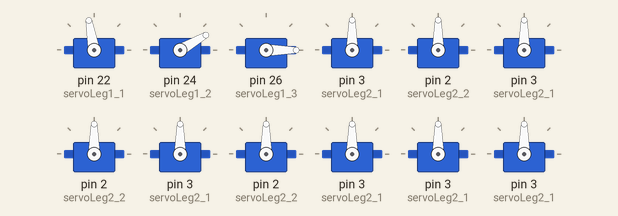
The sketch below on a simulated Arduino Mega 2560, built with avr-gcc and run on an emulated ATmega2560. On the bench: 12 × servo.

Above: at 0.3 s.
At 5.0 s:
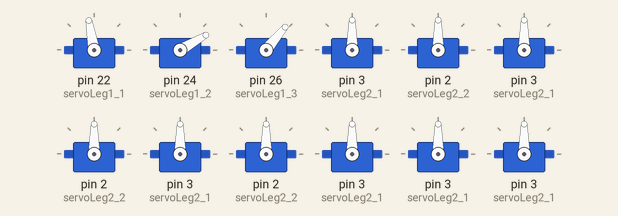
Timing chart, 0 to 6.5 s (numbered marks = the images above):
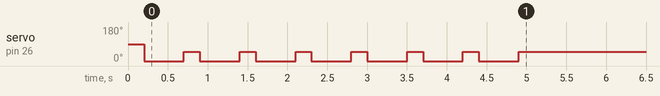

Measured:
- by itself, servo on pin 26 (servoLeg1_3): alternates 50° for 0.20 s and 0° for 0.50 s, 14 changes in all, then stays 50°

The sketch:

pola_servo_fix.ino
```cpp
#include <Wire.h>
#include <Adafruit_PWMServoDriver.h>
#include <Servo.h>

Adafruit_PWMServoDriver pwm = Adafruit_PWMServoDriver();

Servo servoLeg1_1;
Servo servoLeg1_2;
Servo servoLeg1_3;
Servo servoLeg2_1;
Servo servoLeg2_2;
Servo servoLeg2_3;
Servo servoLeg3_1;
Servo servoLeg3_2;
Servo servoLeg3_3;
Servo servoLeg4_1;
Servo servoLeg4_2;
Servo servoLeg4_3;
Servo servoLeg5_1;
Servo servoLeg5_2;
Servo servoLeg5_3;
Servo servoLeg6_1;
Servo servoLeg6_2;
Servo servoLeg6_3;

void salam(){
  //Leg 1
  for(int i=0;i<=6;i++){
    servoLeg1_1.write(100);
    delay(100);
    servoLeg1_2.write(30);
    delay(100);
    servoLeg1_3.write(0);
    delay(500);
    servoLeg1_3.write(50);
  }
}

void duduk(){
  //Leg 1
  pwm.setPWM(0, 0, 100);
  pwm.setPWM(1, 0, 170);
  pwm.setPWM(2, 0, 180);
  //Leg 2
  pwm.setPWM(3, 0, 133);
  pwm.setPWM(4, 0, 170);
  pwm.setPWM(5, 0, 225);
  //Leg 3
  pwm.setPWM(6, 0, 140);
  pwm.setPWM(7, 0, 190);
  pwm.setPWM(8, 0, 210);
  //Leg 4
  pwm.setPWM(9, 0, 240);
  pwm.setPWM(10, 0, 340);
  pwm.setPWM(11, 0, 155);
  //Leg 5
//  servo1.write(150);
  pwm.setPWM(12, 0, 345);
  pwm.setPWM(14, 0, 220);
  //Leg 6
//  servo2.write(120);
  pwm.setPWM(13, 0, 295);
  pwm.setPWM(15, 0, 225);
  delay(40);
}

void berdiri(){
  //Leg 1
    pwm.setPWM(1, 0, 220);
    pwm.setPWM(4, 0, 220);
    pwm.setPWM(7, 0, 240);
    pwm.setPWM(10, 0, 290);
    pwm.setPWM(12, 0, 295);
    pwm.setPWM(13, 0, 255);
    delay(100);
  pwm.setPWM(0, 0, 150);
  //Leg 2
  pwm.setPWM(3, 0, 183);
  //Leg 3
  pwm.setPWM(6, 0, 190);
  //Leg 4
  pwm.setPWM(9, 0, 190);
  //Leg 5
//  servo1.write(125);
  //Leg 6
//  servo2.write(110);
  delay(40);
}

void setup() {
  Serial.begin(9600);

  servoLeg1_1.attach(22);
  servoLeg1_2.attach(24);
  servoLeg1_3.attach(26);
  servoLeg2_1.attach(3);
  servoLeg2_2.attach(2);
  servoLeg2_3.attach(3);
  servoLeg3_1.attach(2);
  servoLeg3_2.attach(3);
  servoLeg3_3.attach(2);
  servoLeg4_1.attach(3);
  servoLeg4_2.attach(3);
  servoLeg4_3.attach(3);
  servoLeg5_1.attach(3);
  servoLeg5_2.attach(3);
  servoLeg5_3.attach(3);
  servoLeg6_1.attach(3);
  servoLeg6_2.attach(3);
  servoLeg6_3.attach(3);

//  duduk();
//  delay(500);
//  berdiri();
salam();
}

void loop() {
  // put your main code here, to run repeatedly:

}
```
